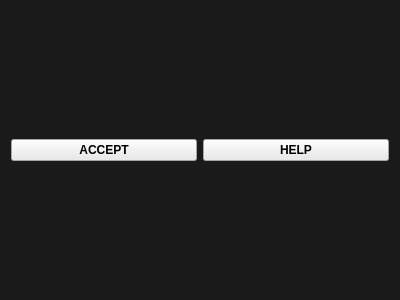
<?xml version="1.0" encoding="UTF-8"?>
<ui version="4.0">
 <class>wgUtil</class>
 <widget class="QWidget" name="wgUtil">
  <property name="geometry">
   <rect>
    <x>0</x>
    <y>0</y>
    <width>400</width>
    <height>300</height>
   </rect>
  </property>
  <property name="windowTitle">
   <string>Form</string>
  </property>
  <property name="styleSheet">
   <string notr="true">background-color: rgb(26, 26, 26);</string>
  </property>
  <layout class="QHBoxLayout" name="horizontalLayout_2">
   <item>
    <layout class="QHBoxLayout" name="horizontalLayout">
     <item>
      <widget class="QPushButton" name="btnAccept">
       <property name="font">
        <font>
         <weight>75</weight>
         <bold>true</bold>
        </font>
       </property>
       <property name="styleSheet">
        <string notr="true">background-color: rgb(233, 233, 233);</string>
       </property>
       <property name="text">
        <string>ACCEPT</string>
       </property>
      </widget>
     </item>
     <item>
      <widget class="QPushButton" name="btnHelp">
       <property name="font">
        <font>
         <weight>75</weight>
         <bold>true</bold>
        </font>
       </property>
       <property name="styleSheet">
        <string notr="true">background-color: rgb(233, 233, 233);</string>
       </property>
       <property name="text">
        <string>HELP</string>
       </property>
      </widget>
     </item>
    </layout>
   </item>
  </layout>
 </widget>
 <resources/>
 <connections/>
</ui>
